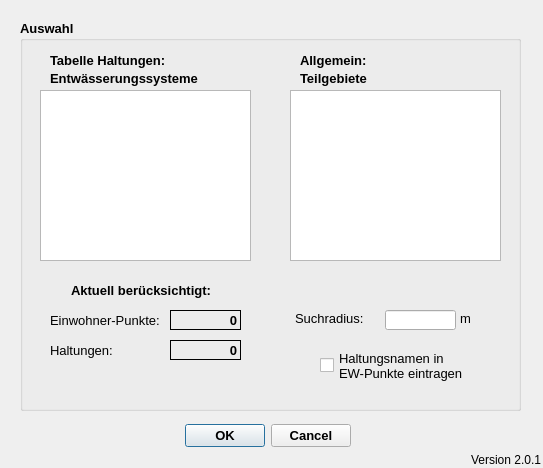
<?xml version="1.0" encoding="UTF-8"?>
<ui version="4.0">
 <class>ImportFromHEDialogBase</class>
 <widget class="QDialog" name="ImportFromHEDialogBase">
  <property name="geometry">
   <rect>
    <x>0</x>
    <y>0</y>
    <width>543</width>
    <height>468</height>
   </rect>
  </property>
  <property name="windowTitle">
   <string>Verbindungslinien erstellen</string>
  </property>
  <widget class="QDialogButtonBox" name="button_box">
   <property name="geometry">
    <rect>
     <x>170</x>
     <y>420</y>
     <width>181</width>
     <height>32</height>
    </rect>
   </property>
   <property name="font">
    <font>
     <pointsize>10</pointsize>
     <weight>75</weight>
     <bold>true</bold>
    </font>
   </property>
   <property name="toolTip">
    <string>&lt;html&gt;&lt;head/&gt;&lt;body&gt;&lt;p&gt;Datenimport starten ...&lt;/p&gt;&lt;/body&gt;&lt;/html&gt;</string>
   </property>
   <property name="orientation">
    <enum>Qt::Horizontal</enum>
   </property>
   <property name="standardButtons">
    <set>QDialogButtonBox::Cancel|QDialogButtonBox::Ok</set>
   </property>
  </widget>
  <widget class="QLabel" name="label_3">
   <property name="geometry">
    <rect>
     <x>470</x>
     <y>450</y>
     <width>71</width>
     <height>20</height>
    </rect>
   </property>
   <property name="toolTip">
    <string>Version QKan Import</string>
   </property>
   <property name="text">
    <string>Version 2.0.1</string>
   </property>
   <property name="alignment">
    <set>Qt::AlignRight|Qt::AlignTrailing|Qt::AlignVCenter</set>
   </property>
  </widget>
  <widget class="QGroupBox" name="groupBox_2">
   <property name="geometry">
    <rect>
     <x>20</x>
     <y>20</y>
     <width>501</width>
     <height>391</height>
    </rect>
   </property>
   <property name="font">
    <font>
     <pointsize>10</pointsize>
     <weight>75</weight>
     <bold>true</bold>
    </font>
   </property>
   <property name="title">
    <string>Auswahl</string>
   </property>
   <widget class="QLabel" name="label_5">
    <property name="geometry">
     <rect>
      <x>280</x>
      <y>50</y>
      <width>91</width>
      <height>16</height>
     </rect>
    </property>
    <property name="font">
     <font>
      <weight>75</weight>
      <bold>true</bold>
     </font>
    </property>
    <property name="text">
     <string>Teilgebiete</string>
    </property>
   </widget>
   <widget class="QListWidget" name="lw_teilgebiete">
    <property name="geometry">
     <rect>
      <x>270</x>
      <y>70</y>
      <width>211</width>
      <height>171</height>
     </rect>
    </property>
    <property name="toolTip">
     <string extracomment="Auswahl der zu bearbeitenden Teilgebiete. Alle auswählen mit [Strg]+A"/>
    </property>
    <property name="statusTip">
     <string extracomment="Auswahl der zu bearbeitenden Teilgebiete. Alle auswählen mit [Strg]+A"/>
    </property>
    <property name="selectionMode">
     <enum>QAbstractItemView::ExtendedSelection</enum>
    </property>
   </widget>
   <widget class="QLabel" name="label_10">
    <property name="geometry">
     <rect>
      <x>30</x>
      <y>290</y>
      <width>111</width>
      <height>20</height>
     </rect>
    </property>
    <property name="font">
     <font>
      <pointsize>10</pointsize>
      <weight>50</weight>
      <bold>false</bold>
     </font>
    </property>
    <property name="toolTip">
     <string extracomment="Anzahl der abhängig von den Filteroptionen zu berücksichtigenden Flächen (mit und ohne Verschneidung)"/>
    </property>
    <property name="statusTip">
     <string extracomment="Anzahl der abhängig von den Filteroptionen zu berücksichtigenden Flächen (mit und ohne Verschneidung)"/>
    </property>
    <property name="text">
     <string>Einwohner-Punkte:</string>
    </property>
   </widget>
   <widget class="QLabel" name="lf_anzahl_einwohner">
    <property name="geometry">
     <rect>
      <x>150</x>
      <y>290</y>
      <width>71</width>
      <height>20</height>
     </rect>
    </property>
    <property name="font">
     <font>
      <pointsize>10</pointsize>
      <weight>75</weight>
      <bold>true</bold>
     </font>
    </property>
    <property name="toolTip">
     <string extracomment="Anzahl der abhängig von den Filteroptionen zu berücksichtigenden ganzen Flächen"/>
    </property>
    <property name="statusTip">
     <string extracomment="Anzahl der abhängig von den Filteroptionen zu berücksichtigenden ganzen Flächen"/>
    </property>
    <property name="frameShape">
     <enum>QFrame::Panel</enum>
    </property>
    <property name="text">
     <string>0</string>
    </property>
    <property name="alignment">
     <set>Qt::AlignRight|Qt::AlignTrailing|Qt::AlignVCenter</set>
    </property>
   </widget>
   <widget class="QLabel" name="label_11">
    <property name="geometry">
     <rect>
      <x>30</x>
      <y>320</y>
      <width>81</width>
      <height>20</height>
     </rect>
    </property>
    <property name="font">
     <font>
      <pointsize>10</pointsize>
      <weight>50</weight>
      <bold>false</bold>
     </font>
    </property>
    <property name="toolTip">
     <string extracomment="Anzahl der abhängig von den Filteroptionen zu berücksichtigenden Haltungen"/>
    </property>
    <property name="statusTip">
     <string extracomment="Anzahl der abhängig von den Filteroptionen zu berücksichtigenden Haltungen"/>
    </property>
    <property name="text">
     <string>Haltungen:</string>
    </property>
   </widget>
   <widget class="QLabel" name="lf_anzahl_haltungen">
    <property name="geometry">
     <rect>
      <x>150</x>
      <y>320</y>
      <width>71</width>
      <height>20</height>
     </rect>
    </property>
    <property name="font">
     <font>
      <pointsize>10</pointsize>
      <weight>75</weight>
      <bold>true</bold>
     </font>
    </property>
    <property name="toolTip">
     <string extracomment="Anzahl der abhängig von den Filteroptionen zu berücksichtigenden Haltungen"/>
    </property>
    <property name="statusTip">
     <string extracomment="Anzahl der abhängig von den Filteroptionen zu berücksichtigenden Haltungen"/>
    </property>
    <property name="frameShape">
     <enum>QFrame::Panel</enum>
    </property>
    <property name="text">
     <string>0</string>
    </property>
    <property name="alignment">
     <set>Qt::AlignRight|Qt::AlignTrailing|Qt::AlignVCenter</set>
    </property>
   </widget>
   <widget class="QLabel" name="label_12">
    <property name="geometry">
     <rect>
      <x>20</x>
      <y>260</y>
      <width>171</width>
      <height>20</height>
     </rect>
    </property>
    <property name="font">
     <font>
      <pointsize>10</pointsize>
      <weight>75</weight>
      <bold>true</bold>
     </font>
    </property>
    <property name="toolTip">
     <string extracomment="Anzahl der abhängig von den Filteroptionen zu berücksichtigenden Flächen (mit und ohne Verschneidung)"/>
    </property>
    <property name="statusTip">
     <string extracomment="Anzahl der abhängig von den Filteroptionen zu berücksichtigenden Flächen (mit und ohne Verschneidung)"/>
    </property>
    <property name="text">
     <string>Aktuell berücksichtigt:</string>
    </property>
    <property name="alignment">
     <set>Qt::AlignRight|Qt::AlignTrailing|Qt::AlignVCenter</set>
    </property>
   </widget>
   <widget class="QLabel" name="label_8">
    <property name="geometry">
     <rect>
      <x>280</x>
      <y>30</y>
      <width>91</width>
      <height>20</height>
     </rect>
    </property>
    <property name="font">
     <font>
      <weight>75</weight>
      <bold>true</bold>
     </font>
    </property>
    <property name="text">
     <string>Allgemein:</string>
    </property>
   </widget>
   <widget class="QLabel" name="label_6">
    <property name="geometry">
     <rect>
      <x>30</x>
      <y>50</y>
      <width>171</width>
      <height>16</height>
     </rect>
    </property>
    <property name="font">
     <font>
      <weight>75</weight>
      <bold>true</bold>
     </font>
    </property>
    <property name="text">
     <string>Entwässerungssysteme</string>
    </property>
   </widget>
   <widget class="QListWidget" name="lw_hal_entw">
    <property name="geometry">
     <rect>
      <x>20</x>
      <y>70</y>
      <width>211</width>
      <height>171</height>
     </rect>
    </property>
    <property name="toolTip">
     <string extracomment="Auswahl der zu bearbeitenden Haltungen nach Entwässerungssystem. Alle auswählen mit [Strg]+A"/>
    </property>
    <property name="statusTip">
     <string extracomment="Auswahl der zu bearbeitenden Haltungen nach Entwässerungssystem. Alle auswählen mit [Strg]+A"/>
    </property>
    <property name="selectionMode">
     <enum>QAbstractItemView::ExtendedSelection</enum>
    </property>
   </widget>
   <widget class="QLabel" name="label_7">
    <property name="geometry">
     <rect>
      <x>30</x>
      <y>30</y>
      <width>171</width>
      <height>20</height>
     </rect>
    </property>
    <property name="font">
     <font>
      <weight>75</weight>
      <bold>true</bold>
     </font>
    </property>
    <property name="text">
     <string>Tabelle Haltungen:</string>
    </property>
   </widget>
   <widget class="QLabel" name="label">
    <property name="geometry">
     <rect>
      <x>275</x>
      <y>290</y>
      <width>91</width>
      <height>16</height>
     </rect>
    </property>
    <property name="font">
     <font>
      <weight>50</weight>
      <bold>false</bold>
     </font>
    </property>
    <property name="toolTip">
     <string extracomment="Radius zur Berücksichtigung von Flächen um die Haltungen"/>
    </property>
    <property name="statusTip">
     <string extracomment="Radius zur Berücksichtigung von Flächen um die Haltungen"/>
    </property>
    <property name="text">
     <string>Suchradius:</string>
    </property>
   </widget>
   <widget class="QLineEdit" name="tf_suchradius">
    <property name="geometry">
     <rect>
      <x>365</x>
      <y>290</y>
      <width>71</width>
      <height>20</height>
     </rect>
    </property>
    <property name="toolTip">
     <string extracomment="Radius zur Berücksichtigung von Flächen um die Haltungen"/>
    </property>
    <property name="statusTip">
     <string extracomment="Radius zur Berücksichtigung von Flächen um die Haltungen"/>
    </property>
   </widget>
   <widget class="QLabel" name="label_9">
    <property name="geometry">
     <rect>
      <x>440</x>
      <y>290</y>
      <width>31</width>
      <height>16</height>
     </rect>
    </property>
    <property name="font">
     <font>
      <weight>50</weight>
      <bold>false</bold>
     </font>
    </property>
    <property name="toolTip">
     <string extracomment="Radius zur Berücksichtigung von Flächen um die Haltungen"/>
    </property>
    <property name="statusTip">
     <string extracomment="Radius zur Berücksichtigung von Flächen um die Haltungen"/>
    </property>
    <property name="text">
     <string>m</string>
    </property>
   </widget>
   <widget class="QCheckBox" name="cb_schreibe_haltungen">
    <property name="geometry">
     <rect>
      <x>300</x>
      <y>330</y>
      <width>151</width>
      <height>31</height>
     </rect>
    </property>
    <property name="font">
     <font>
      <pointsize>10</pointsize>
      <weight>50</weight>
      <bold>false</bold>
     </font>
    </property>
    <property name="toolTip">
     <string extracomment="Die Bearbeitung dauert erheblich länger. Die Eintragung kann auch nachträglich für alle Verbindungslinien zusammen vorgenommen werden."/>
    </property>
    <property name="statusTip">
     <string extracomment="Die Bearbeitung dauert erheblich länger. Die Eintragung kann auch nachträglich für alle Verbindungslinien zusammen vorgenommen werden."/>
    </property>
    <property name="text">
     <string>Haltungsnamen in 
EW-Punkte eintragen</string>
    </property>
   </widget>
  </widget>
 </widget>
 <resources/>
 <connections>
  <connection>
   <sender>button_box</sender>
   <signal>accepted()</signal>
   <receiver>ImportFromHEDialogBase</receiver>
   <slot>accept()</slot>
   <hints>
    <hint type="sourcelabel">
     <x>265</x>
     <y>205</y>
    </hint>
    <hint type="destinationlabel">
     <x>275</x>
     <y>117</y>
    </hint>
   </hints>
  </connection>
  <connection>
   <sender>button_box</sender>
   <signal>rejected()</signal>
   <receiver>ImportFromHEDialogBase</receiver>
   <slot>reject()</slot>
   <hints>
    <hint type="sourcelabel">
     <x>265</x>
     <y>205</y>
    </hint>
    <hint type="destinationlabel">
     <x>275</x>
     <y>117</y>
    </hint>
   </hints>
  </connection>
 </connections>
</ui>
